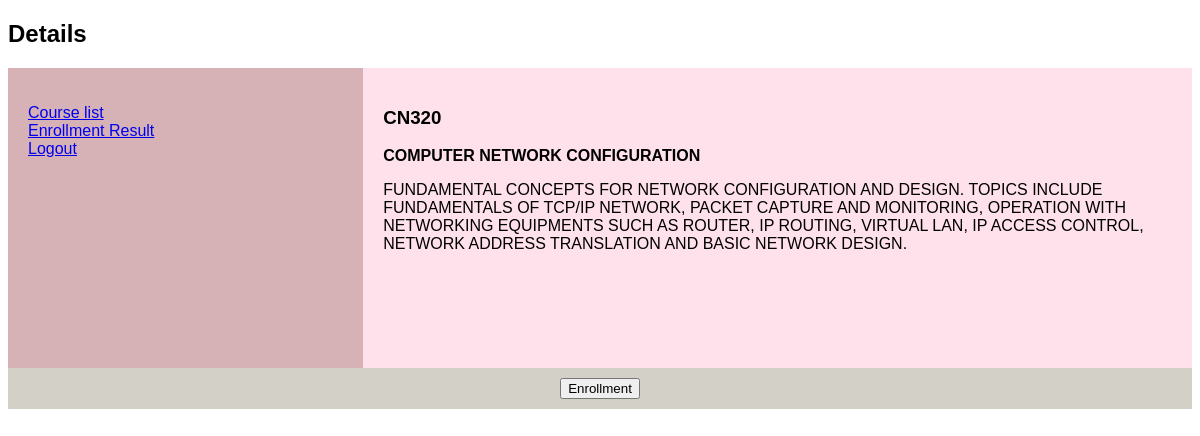
Page /course/detail/2 (signed in) on the committed database.
### course/models.py (models this page shows, shortened)
class Course(models.Model):
    course = models.CharField(max_length=64)
    course_code = models.CharField(max_length=64)
    seat_quota = models.IntegerField()
    detail = models.CharField(max_length=500)
    semester = models.CharField(max_length=100)
    status = models.BooleanField()

### course/views.py (the view)
# urls.py: path('detail/<int:course_id>', views.detail, name='detail'),
def detail(request, course_id):
    course = Course.objects.get(pk=course_id)
    user = User.objects.get(pk=request.user.id)
    check = Enroll.objects.filter(user=user, course=course).first()
    return render(request, 'course/register.html', {
        'course': course,
        'enrolled': check is not None
    })

### course/templates/course/register.html (shortened to what this page needs)
{% block body %}
<!DOCTYPE html>
<html lang="en">
<head>
  <h2>Details</h2>
<body>
<section>
  <nav>
    <ul>
      <li><a href="{% url 'course:index'%}">Course list</a></li>
      <li><a href="{% url 'course:enrollresult'%}">Enrollment Result</a></li>
      <li><a href="{% url 'login'%}">Logout</a></li>
    </ul>
  </nav>
  <article>
    <h1>{{course.course_code}}</h1>
    <p style="font-weight: bold;">{{course.course}}</p>
    <p>{{course.detail}}</p>
  </article>
</section>
<footer>
  {% if enrolled %}
  <form method="post" action="{% url 'course:withdraw' course.id %}">
    {% csrf_token %}
    <input type='hidden' value="{{course.id}}" name="courseID">
    <input type="submit" value="Withdraw">
  </form>
  {% else %}
  {% if course.status%}
  <form method="post" action="{% url 'course:enroll' course.id %}">
    <button id="submit" type="submit">Enrollment</button>
  </form>
  {% else %}
  <form method="post" action="{% url 'course:enroll' course.id %}">
    {% csrf_token %}
    <input type='hidden' value="{{course.id}}" name="courseID">
    <button id="submit" type="submit" disabled>Enrollment</button>
  </form>
  {% endif %}
  {% endif %}
</footer>
</body>
</html>
{% endblock %}

### course/templates/course/register.html (style rules this page uses)
* { box-sizing: border-box; font-family:Verdana, Geneva, Tahoma, sans-serif; }
nav { float: left; width: 30%; height: 300px; background: rgb(214, 178, 182); padding: 20px; }
nav ul { list-style-type: none; padding: 0; }
article { float: left; padding: 20px; width: 70%; background-color: #ffe1ec; height: 300px; }
section::after { content: ""; display: table; clear: both; }
footer { background-color: rgb(211, 208, 199); padding: 10px; text-align: center; color: white; }

### rows in the picture
Course: course_code "CN320", course "COMPUTER NETWORK CONFIGURATION", detail "FUNDAMENTAL CONCEPTS FOR NETWORK CONFIGURATION AND DESIGN. TOPICS INCLUDE FUNDAMENTALS OF TCP/IP NETWORK, PACKET CAPTURE AND MONITORING, OPERATION WITH NETWORKING EQUIPMENTS SUCH AS ROUTER, IP ROUTING, VIRTUAL LAN, IP ACCESS CONTROL, NETWORK ADDRESS TRANSLATION AND BASIC NETWORK DESIGN."
